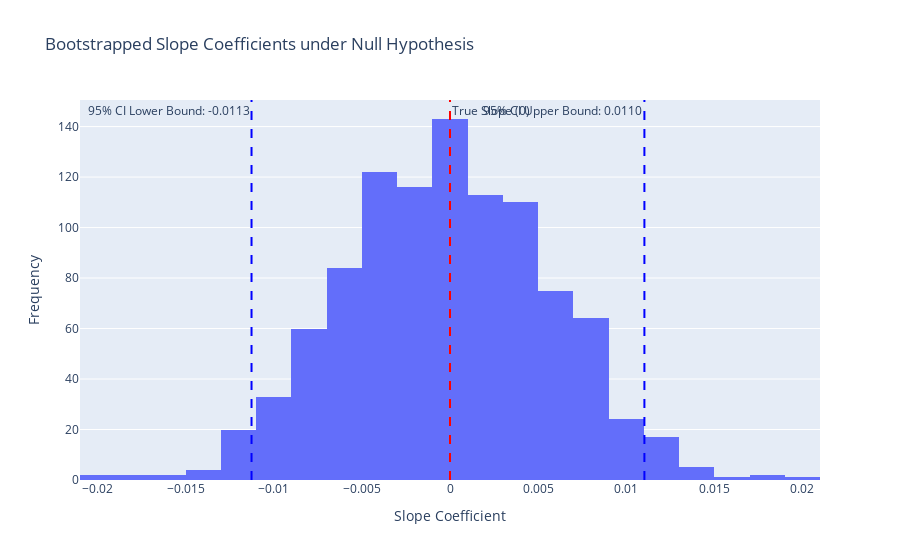

Notebook cell for this chart:
### Code cell
# Filter for long wait times
long_wait_limit = 71
long_wait = old_faithful.waiting > long_wait_limit
waiting_times = old_faithful[long_wait].waiting.values
n = len(waiting_times)

# True model parameters under the null hypothesis
beta0 = 1.65
beta1 = 0
sigma = 0.37

# Number of bootstrap samples
num_bootstraps = 1000
slope_coefficients = []

# Bootstrap sampling
np.random.seed(42)  # For reproducibility
for _ in range(num_bootstraps):
    # Simulate durations under the null hypothesis
    simulated_durations = beta0 + beta1 * waiting_times + np.random.normal(0, sigma, size=n)
    # Fit model and get slope coefficient
    df_simulated = pd.DataFrame({'waiting': waiting_times, 'duration': simulated_durations})
    model = smf.ols('duration ~ waiting', data=df_simulated).fit()
    slope_coefficients.append(model.params['waiting'])

# Convert to a DataFrame for easy manipulation with Plotly
slope_df = pd.DataFrame({'Slope Coefficients': slope_coefficients})

# Calculate the 95% bootstrapped confidence interval for the slope
lower_bound = np.percentile(slope_coefficients, 2.5)
upper_bound = np.percentile(slope_coefficients, 97.5)
ci_contains_zero = (lower_bound <= 0 <= upper_bound)

# Plot the distribution of bootstrapped slope coefficients using Plotly Express
fig = px.histogram(slope_df, x='Slope Coefficients', nbins=30, title='Bootstrapped Slope Coefficients under Null Hypothesis')
fig.add_vline(x=0, line_color='red', line_dash='dash', annotation_text="True Slope (0)", annotation_position="top right")
fig.add_vline(x=lower_bound, line_color='blue', line_dash='dash', annotation_text=f'95% CI Lower Bound: {lower_bound:.4f}', annotation_position="top left")
fig.add_vline(x=upper_bound, line_color='blue', line_dash='dash', annotation_text=f'95% CI Upper Bound: {upper_bound:.4f}', annotation_position="top left")

fig.update_xaxes(title_text="Slope Coefficient")
fig.update_yaxes(title_text="Frequency")
fig.show()

# Print results
print(f"95% Bootstrapped Confidence Interval for Slope: [{lower_bound:.4f}, {upper_bound:.4f}]")
print("Does the confidence interval contain 0? ", "Yes" if ci_contains_zero else "No")

# Fit the model on the actual long_wait data for comparison
model_actual = smf.ols('duration ~ waiting', data=old_faithful[long_wait]).fit()

# Actual slope and p-value from the real data model
actual_slope = model_actual.params['waiting']
actual_p_value = model_actual.pvalues['waiting']

# Calculate the simulated p-value (two-tailed)
simulated_p_value = np.mean(np.abs(slope_coefficients) >= abs(actual_slope))

# Compare simulated p-value with actual p-value from the model
print(f"Actual slope from OLS model: {actual_slope}")
print(f"Actual p-value from OLS model: {actual_p_value}")
print(f"Simulated p-value from bootstrapped slopes: {simulated_p_value}")

### Figure 1 — Plotly figure (JSON) as saved in the notebook; plotly's stock layout.template omitted (floating-point values rounded to 4 significant figures; data arrays with more than 128 entries replaced by an {"elided": "..."} marker saying what was removed)
{"data": [{"alignmentgroup": "True", "bingroup": "x", "hovertemplate": "Slope Coefficients=%{x}<br>count=%{y}<extra></extra>", "legendgroup": "", "marker": {"color": "#636efa", "pattern": {"shape": ""}}, "name": "", "nbinsx": 30, "offsetgroup": "", "orientation": "v", "showlegend": false, "type": "histogram", "x": {"elided": "1000 float values"}, "xaxis": "x", "yaxis": "y"}], "layout": {"annotations": [{"showarrow": false, "text": "True Slope (0)", "x": 0, "xanchor": "left", "xref": "x", "y": 1, "yanchor": "top", "yref": "y domain"}, {"showarrow": false, "text": "95% CI Lower Bound: -0.0113", "x": -0.01126, "xanchor": "right", "xref": "x", "y": 1, "yanchor": "top", "yref": "y domain"}, {"showarrow": false, "text": "95% CI Upper Bound: 0.0110", "x": 0.01103, "xanchor": "right", "xref": "x", "y": 1, "yanchor": "top", "yref": "y domain"}], "barmode": "relative", "legend": {"tracegroupgap": 0}, "shapes": [{"line": {"color": "red", "dash": "dash"}, "type": "line", "x0": 0, "x1": 0, "xref": "x", "y0": 0, "y1": 1, "yref": "y domain"}, {"line": {"color": "blue", "dash": "dash"}, "type": "line", "x0": -0.01126, "x1": -0.01126, "xref": "x", "y0": 0, "y1": 1, "yref": "y domain"}, {"line": {"color": "blue", "dash": "dash"}, "type": "line", "x0": 0.01103, "x1": 0.01103, "xref": "x", "y0": 0, "y1": 1, "yref": "y domain"}], "title": {"text": "Bootstrapped Slope Coefficients under Null Hypothesis"}, "xaxis": {"anchor": "y", "domain": [0, 1], "title": {"text": "Slope Coefficient"}}, "yaxis": {"anchor": "x", "domain": [0, 1], "title": {"text": "Frequency"}}}}
